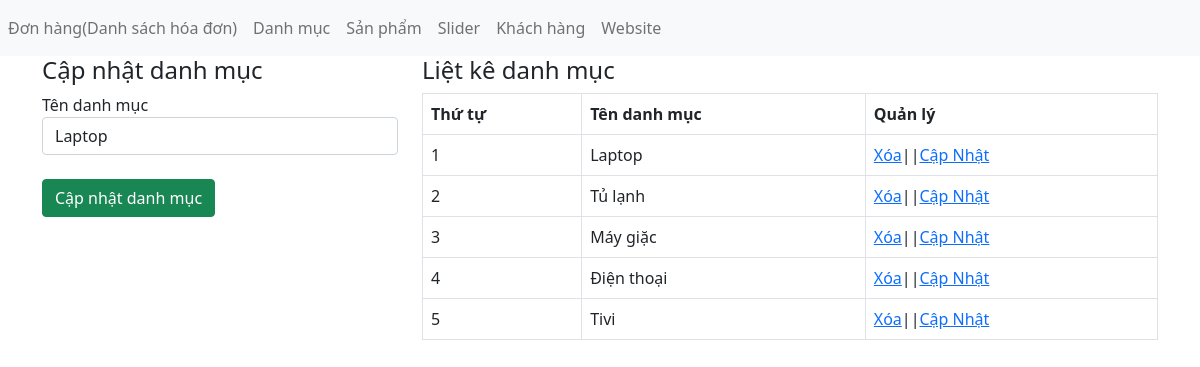
The page /admin/danhmuc.php?quanly=capnhat&id=1 on the database its author committed.
### tables this page shows
CREATE TABLE `tbl_category` (
  `category_id` int(11) NOT NULL,
  `category_name` varchar(50) NOT NULL
);

### admin/danhmuc.php (the view, shortened to what this page needs)
<?php include('../db/ketnoi.php'); ?>
<!DOCTYPE html>
<html lang="en">
<head>
    <link href="https://cdn.jsdelivr.net/npm/bootstrap@5.0.0-beta1/dist/css/bootstrap.min.css" rel="stylesheet">
</head>
<body>
<?php include'./menutop.php' ?>
    <div class="container">
        <div class="row">
            <?php
                if(isset($_GET['quanly'])=='capnhat'){
                    $id_capnhat = $_GET['id'];
                    $sql_capnhat = mysqli_query($con,"SELECT * FROM tbl_category WHERE category_id = '$id_capnhat'");
                    $row_capnhat = mysqli_fetch_array($sql_capnhat);
                   ?>
            <div class="col-md-4">
                <h4>Cập nhật danh mục</h4>
                <label>Tên danh mục</label>
                <form action="" method="POST">
                    <input type="text" class="form-control" name="danhmuc" value="<?php echo $row_capnhat['category_name'] ?>"><br>
                    <input type="submit" value="Cập nhật danh mục" class="btn btn-success" name="capnhatdanhmuc">
                </form>
            </div>
                <?php
                }
                ?>
            <div class="col-md-8">
                <h4>Liệt kê danh mục</h4>
                <?php
                $sql_select = mysqli_query($con,"SELECT * FROM tbl_category ORDER BY category_id ASC");
                ?>
                <table class="table table-bordered">
                    <tr>
                        <th>Thứ tự</th>
                        <th>Tên danh mục</th>
                        <th>Quản lý</th>
                    </tr>
                <?php
                    $i = 0;
                    while($row_category = mysqli_fetch_array($sql_select)){
                    $i++;
                ?>
                        <tr>
                            <td><?php echo $i; ?></td>
                            <td><?php echo $row_category['category_name'] ?></td>
                            <td><a href="?xoa=<?php echo $row_category['category_id'] ?>">Xóa</a>||<a href="?quanly=capnhat&id=<?php echo $row_category['category_id'] ?>">Cập Nhật</a></td>
                        </tr>
                        <?php
                    }
                    ?>
        </table>
            </div>
        </div>
    </div>
</body>
</html>

### rows shown on the page
tbl_category: danhmuc "Laptop", category_name "Laptop"
tbl_category: category_name "Tủ lạnh"
tbl_category: category_name "Máy giặc"
tbl_category: category_name "Điện thoại"
tbl_category: category_name "Tivi"
